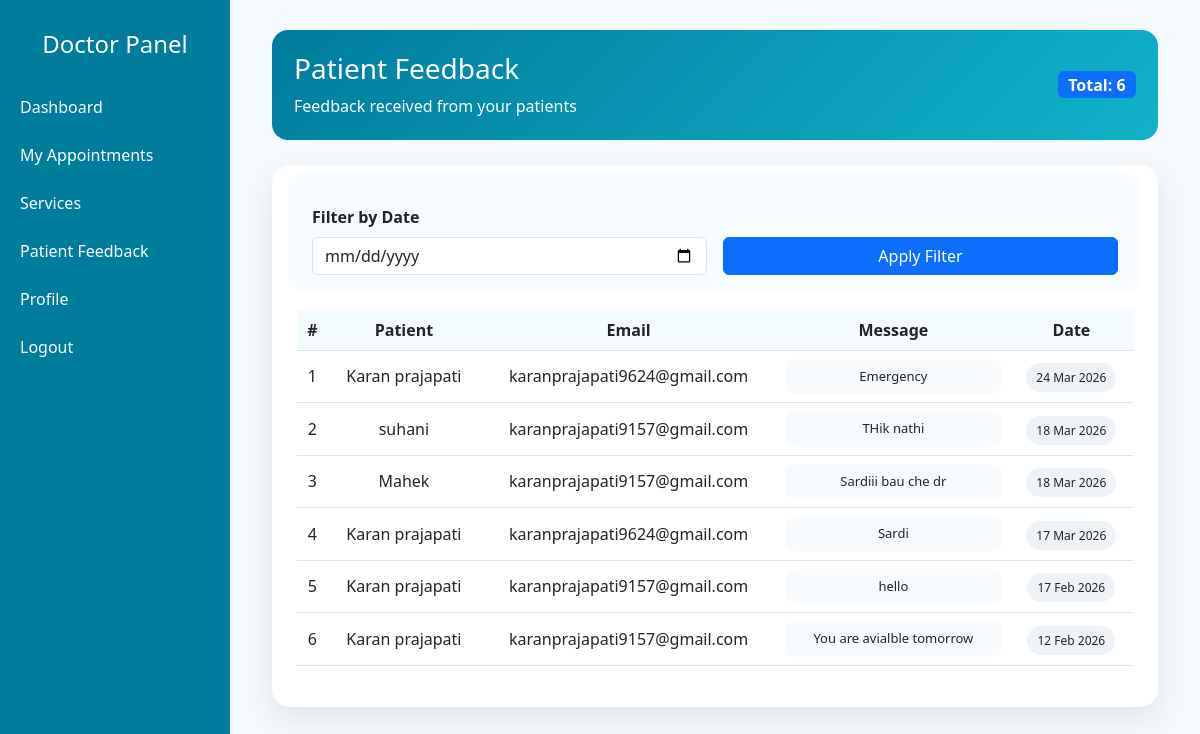
The page /doctor/patient-feedback/ (signed in) on the database its author committed.
### app/models.py (models this page shows, shortened)
class Contact(models.Model):
    doctor = models.ForeignKey(
        DoctorRegister,
        on_delete=models.CASCADE,
        related_name='feedbacks',
        null=True,
        blank=True
    )
    name = models.CharField(max_length=100)
    email = models.EmailField()
    message = models.TextField()
    created_at = models.DateTimeField(auto_now_add=True)

### app/views.py (the view)
# urls.py: path('doctor/patient-feedback/', views.doctor_patient_feedback, name='doctor_patient_feedback'),
@login_required(login_url='doctor_login')
def doctor_patient_feedback(request):
    try:
        doctor = request.user.doctorregister
    except Exception:
        return HttpResponseForbidden("Only doctors can access feedback.")
    date_filter = request.GET.get('date')
    feedbacks = Contact.objects.filter(doctor=doctor).order_by('-created_at')
    if date_filter:
        feedbacks = feedbacks.filter(created_at__date=date_filter)
    return render(request, "doctor/patient_feedback.html", {
        "feedbacks": feedbacks,
        "selected_date": date_filter
    })

### app/templates/doctor/patient_feedback.html (shortened to what this page needs)
{% extends "doctor/doctor_dashboard.html" %}
{% block content %}
<div class="container-fluid">
    <div class="page-header d-flex justify-content-between align-items-center">
        <div>
            <h3>Patient Feedback</h3>
            <p class="mb-0">Feedback received from your patients</p>
        </div>
        <span class="badge bg-primary fs-6">
            Total: {{ feedbacks|length }}
        </span>
    </div>
    <div class="table-container">
        <form method="GET" class="filter-box row g-3 align-items-end">
            <div class="col-md-6">
                <label class="form-label fw-semibold">Filter by Date</label>
                <input type="date" name="date" value="{{ selected_date }}" class="form-control">
            </div>
            <div class="col-md-6">
                <button class="btn btn-primary w-100">
                    Apply Filter
                </button>
            </div>
        </form>
        <div class="table-responsive">
            <table class="table table-hover align-middle">
                <thead>
                    <tr>
                        <th>#</th>
                        <th>Patient</th>
                        <th>Email</th>
                        <th>Message</th>
                        <th>Date</th>
                    </tr>
                </thead>
                <tbody>
                    {% for f in feedbacks %}
                    <tr>
                        <td>{{ forloop.counter }}</td>
                        <td>{{ f.name }}</td>
                        <td>{{ f.email }}</td>
                        <td>
                            <div class="message-box">
                                {{ f.message }}
                            </div>
                        </td>
                        <td>
                            <span class="date-badge">
                                {{ f.created_at|date:"d M Y" }}
                            </span>
                        </td>
                    </tr>
                    {% endfor %}
                </tbody>
            </table>
        </div>
    </div>
</div>
{% endblock %}

### app/templates/doctor/doctor_dashboard.html (style rules this page uses)
body { background-color: #f4f9fd; font-family: "Segoe UI", sans-serif; }

### app/templates/doctor/patient_feedback.html (style rules this page uses)
.page-header { background: linear-gradient(135deg, #007c9d, #11b2cb); color: #fff; padding: 22px; border-radius: 16px; margin-bottom: 25px; }
.table-container { background: #fff; border-radius: 18px; padding: 25px; box-shadow: 0 12px 30px rgba(0,0,0,0.08); }
.filter-box { background: #f6fcff; border-radius: 12px; padding: 15px; margin-bottom: 20px; }
.table thead th { background: #f4fbff; font-weight: 700; text-align: center; }
.table tbody td { text-align: center; }
.message-box { max-width: 260px; margin: auto; background: #f8fbfd; padding: 8px 12px; border-radius: 10px; font-size: 13px; }
.date-badge { background: #eef3f7; padding: 6px 10px; border-radius: 20px; font-size: 12px; }

### rows shown on the page
Contact: name "Karan prajapati", email "karanprajapati9624@gmail.com", message "Emergency", created_at "24 Mar 2026"
Contact: name "suhani", email "karanprajapati9157@gmail.com", message "THik nathi", created_at "18 Mar 2026"
Contact: name "Mahek", email "karanprajapati9157@gmail.com", message "Sardiii bau che dr", created_at "18 Mar 2026"
Contact: name "Karan prajapati", email "karanprajapati9624@gmail.com", message "Sardi", created_at "17 Mar 2026"
Contact: name "Karan prajapati", email "karanprajapati9157@gmail.com", message "hello", created_at "17 Feb 2026"
Contact: name "Karan prajapati", email "karanprajapati9157@gmail.com", message "You are avialble tomorrow", created_at "12 Feb 2026"

### other values the page prints
{{ feedbacks|length }} "6"
